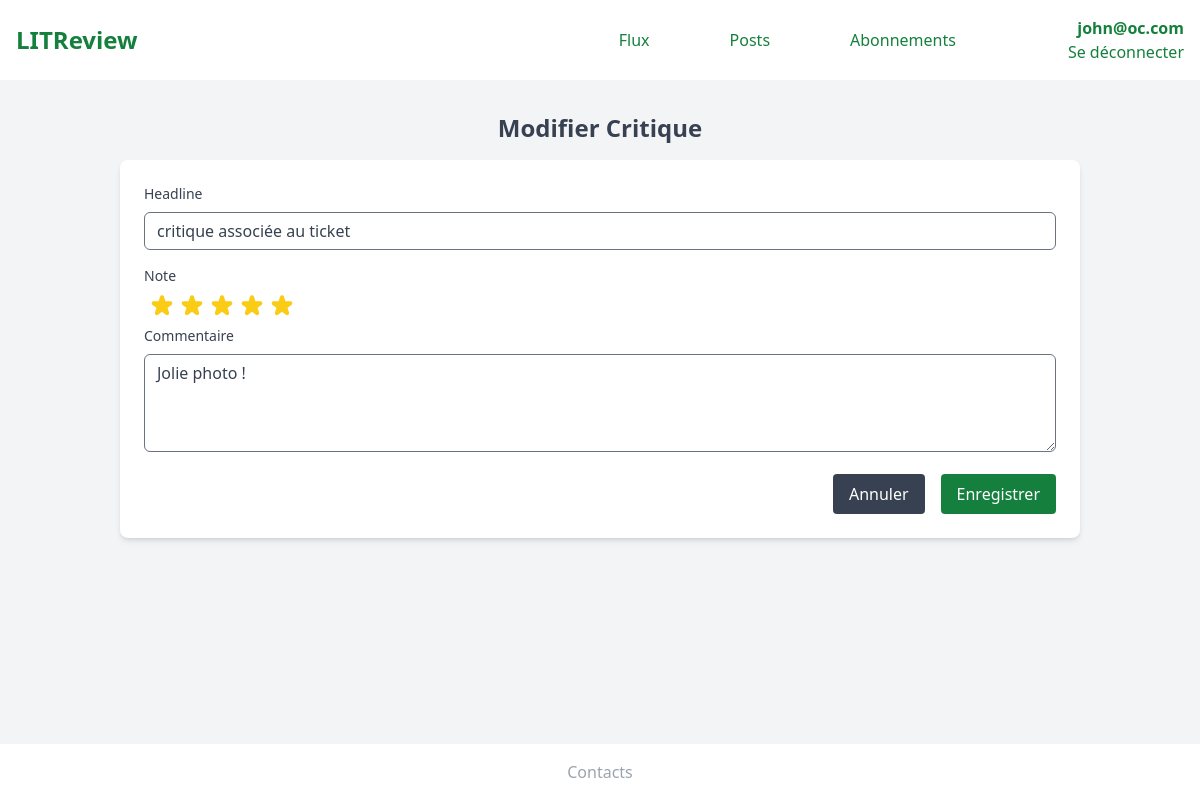
Screenshot of /ticket/review/31/edit/ (signed in) with the database file from the repository.
### authentication/models.py (models this page shows)
class CustomUser(AbstractUser):
    email = models.EmailField(max_length=150, unique=True, blank=False)
    username = None
    USERNAME_FIELD = "email"
    REQUIRED_FIELDS = []
    nickname = models.CharField(max_length=80, unique=True, blank=False, verbose_name='Pseudo')
    profil_photo = models.ImageField(verbose_name='Photo de profil')
    objects = CustomUserManager()

### ticket/models.py (models this page shows, shortened)
class Review(models.Model):
    ticket = models.ForeignKey(to=Ticket, on_delete=models.CASCADE)
    headline = models.CharField(max_length=128)
    rating = models.PositiveSmallIntegerField(
        validators=[MinValueValidator(0), MaxValueValidator(5)]
    )
    body = models.TextField(max_length=8192, blank=True)
    user = models.ForeignKey(to=settings.AUTH_USER_MODEL, on_delete=models.CASCADE)
    time_created = models.DateTimeField(auto_now_add=True)

### ticket/views.py (the view)
# urls.py: path('review/<int:review_id>/edit/', review_edit, name='edit_review'),
@login_required
def review_edit(request, review_id):
    review = get_object_or_404(Review, id=review_id)
    if request.method == 'POST':
        edit_form = ReviewForm(request.POST, instance=review)
        if edit_form.is_valid():
            edit_form.save()
            return redirect('posts')
    else:
        edit_form = ReviewForm(instance=review)
    return render(request, 'ticket/edit_review.html',  {'edit_form': edit_form})

### ticket/forms.py
class ReviewForm(forms.ModelForm):
    class Meta:
        model = Review
        fields = ['rating', 'headline', 'body', 'ticket']
        exclude = ['ticket']

### ticket/templates/ticket/edit_review.html (shortened to what this page needs)
{% extends 'base.html' %}
{% load static %}
{% block content %}
<div class="container mx-auto p-4">
    <h1 class="text-2xl font-bold mb-4 text-center">Modifier Critique</h1>
    <form method="post" class="bg-white p-6 rounded-lg shadow-md">
        <div class="mb-4">
            <label for="headline" class="block text-sm font-medium text-gray-700 mb-2">{{ edit_form.headline.label }}</label>
            <input type="text" name="headline" id="headline" value="{{ edit_form.headline.value }}" class="form-input w-full border rounded-md py-2 px-3 text-gray-700 leading-tight focus:outline-none focus:shadow-outline">
        </div>
        <label class="block text-sm font-medium text-gray-700 mb-2">Note</label>
        <div class="flex items-center space-x-1.5">
            {% for i in "12345" %}
                <label for="star{{ i }}" class="cursor-pointer inline-flex items-center transition-transform transform hover:scale-125">
                    <svg class="w-6 h-6 fill-current" viewBox="0 0 24 24">
                        <use xlink:href="{% static 'images/icons.svg' %}#icon-star"></use>
                    </svg>
                </label>
            {% endfor %}
        </div>
        <div class="mb-4">
            <label for="body" class="block text-sm font-medium text-gray-700 mb-2 mt-2">Commentaire</label>
            <textarea name="body" id="body" rows="4" class="form-input w-full border rounded-md py-2 px-3 text-gray-700 leading-tight focus:outline-none focus:shadow-outline">{{ edit_form.body.value|default_if_none:"" }}</textarea>
        </div>
        <div class="flex justify-end">
            <a href="{% url 'posts' %}" class="btn bg-gray-700 text-white py-2 px-4 rounded hover:bg-gray-800">Annuler</a>
            <button type="submit" class="bg-green-700 text-white py-2 px-4 rounded hover:bg-green-800 ml-4">Enregistrer</button>
        </div>
    </form>
</div>
{% endblock %}

### LITRevu/templates/base.html (shortened to what this page needs)
<!DOCTYPE html>
<html lang="fr">
<head>
    {% load static %}
    {% load static tailwind_tags %}
    {% tailwind_css %}
</head>
<body class="bg-gray-100 text-gray-700 flex flex-col min-h-screen">
    <header class="bg-white text-green-700 p-4 flex flex-col md:flex-row justify-between items-center">
        <h1 class="text-2xl font-bold">
            {% if user.is_authenticated %}
            <a href="{% url 'home' %}">LITReview</a>
            {% else %}
            <a href="/">LITReview</a>
            {% endif %}
        </h1>
        {% if user.is_authenticated %}
        <div class="w-full md:w-auto flex flex-col-reverse md:flex-row md:items-center justify-center md:space-x-24">
            <div class="flex flex-col items-center md:flex-row space-y-4 md:space-y-0 md:space-x-12 order-2 md:order-1 mt-2 md:mt-0">
                <a href="{% url 'flux' %}"
                    class="text-green-700 hover:bg-green-700 hover:text-white active:bg-green-800 rounded-md px-4 py-2 text-center ">Flux</a>
                <a href="{% url 'posts' %}"
                    class="text-green-700 hover:bg-green-700 hover:text-white active:bg-green-800 rounded-md px-4 py-2 text-center items-center">Posts</a>
                <a href="{% url 'subscription' %}"
                    class="text-green-700 hover:bg-green-700 hover:text-white active:bg-green-800 rounded-md px-4 py-2 text-center items-center">Abonnements</a>
            </div>
            <div class="flex flex-col items-end order-1 md:order-2 mb-2 md:mb-0">
                <p><strong>{{ request.user }}</strong></p>
                <a href="{% url 'authentication-logout' %}" class="text-green-700 hover:underline">Se déconnecter</a>
            </div>
        </div>
        {% endif %}
    </header>
    <main class="container mx-auto p-4 flex-1">
        {% block content %}{% endblock content %}
    </main>
    <footer class="bg-white text-gray-400 p-4 text-center">
        <p>Contacts</p>
    </footer>
</body>
</html>

### rows the page displays
CustomUser: user "john@oc.com"
Review: headline "critique associée au ticket", body "Jolie photo !"

### other values shown
{{ edit_form.headline.label }} "Headline"
